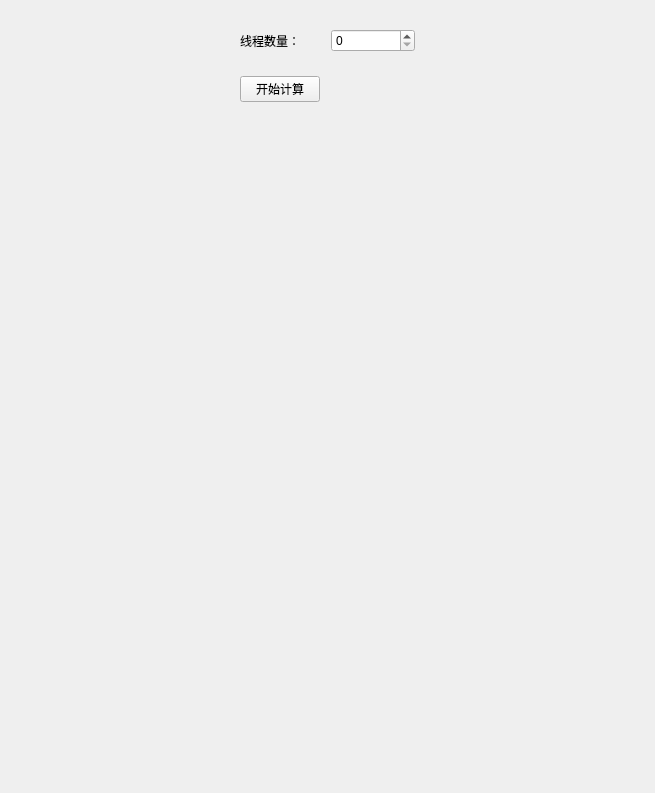
<?xml version="1.0" encoding="UTF-8"?>
<ui version="4.0">
 <class>Finite3D_ComputePara</class>
 <widget class="QWidget" name="Finite3D_ComputePara">
  <property name="geometry">
   <rect>
    <x>0</x>
    <y>0</y>
    <width>655</width>
    <height>793</height>
   </rect>
  </property>
  <property name="windowTitle">
   <string>Form</string>
  </property>
  <layout class="QHBoxLayout" name="horizontalLayout_3">
   <item>
    <spacer name="horizontalSpacer_2">
     <property name="orientation">
      <enum>Qt::Horizontal</enum>
     </property>
     <property name="sizeHint" stdset="0">
      <size>
       <width>205</width>
       <height>20</height>
      </size>
     </property>
    </spacer>
   </item>
   <item>
    <widget class="QWidget" name="widget" native="true">
     <layout class="QVBoxLayout" name="verticalLayout">
      <item>
       <widget class="QWidget" name="widget_2" native="true">
        <layout class="QHBoxLayout" name="horizontalLayout">
         <item>
          <widget class="QLabel" name="label">
           <property name="text">
            <string>线程数量：</string>
           </property>
          </widget>
         </item>
         <item>
          <widget class="QSpinBox" name="spinBox_ThreadNum"/>
         </item>
        </layout>
       </widget>
      </item>
      <item>
       <widget class="QWidget" name="widget_3" native="true">
        <layout class="QHBoxLayout" name="horizontalLayout_2">
         <item>
          <widget class="QPushButton" name="pushButton_StartCompute">
           <property name="text">
            <string>开始计算</string>
           </property>
          </widget>
         </item>
         <item>
          <spacer name="horizontalSpacer">
           <property name="orientation">
            <enum>Qt::Horizontal</enum>
           </property>
           <property name="sizeHint" stdset="0">
            <size>
             <width>40</width>
             <height>20</height>
            </size>
           </property>
          </spacer>
         </item>
        </layout>
       </widget>
      </item>
      <item>
       <spacer name="verticalSpacer">
        <property name="orientation">
         <enum>Qt::Vertical</enum>
        </property>
        <property name="sizeHint" stdset="0">
         <size>
          <width>20</width>
          <height>609</height>
         </size>
        </property>
       </spacer>
      </item>
     </layout>
    </widget>
   </item>
   <item>
    <spacer name="horizontalSpacer_3">
     <property name="orientation">
      <enum>Qt::Horizontal</enum>
     </property>
     <property name="sizeHint" stdset="0">
      <size>
       <width>205</width>
       <height>20</height>
      </size>
     </property>
    </spacer>
   </item>
  </layout>
 </widget>
 <resources/>
 <connections/>
</ui>
